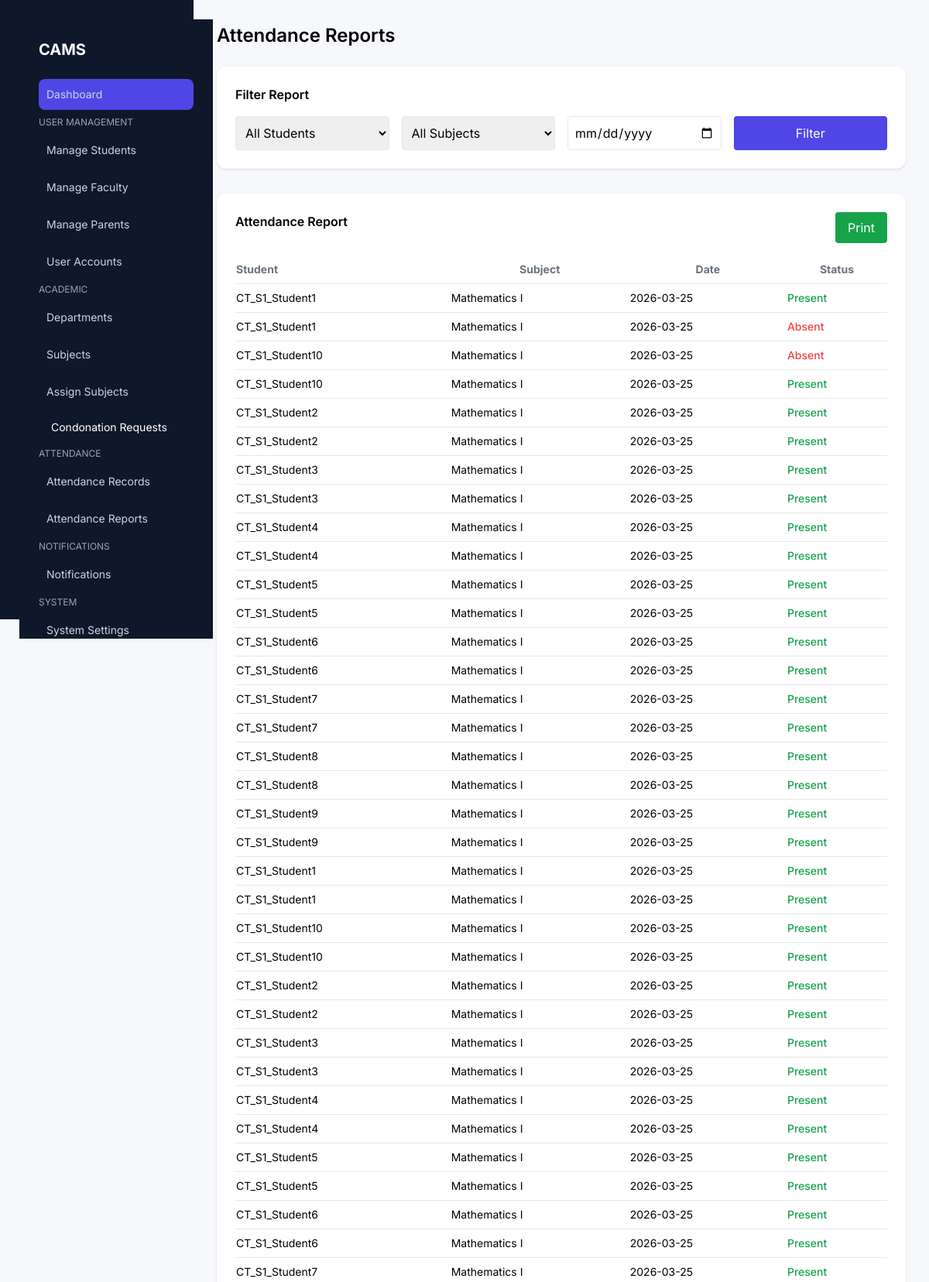
The page /admin/attendance_reports.php (upper part) on the database its author committed.
### tables this page shows
CREATE TABLE `attendance` (
  `attendance_id` int(11) NOT NULL,
  `student_id` int(11) DEFAULT NULL,
  `subject_id` int(11) DEFAULT NULL,
  `faculty_id` int(11) DEFAULT NULL,
  `date` date DEFAULT NULL,
  `status` enum('present','absent','late') DEFAULT 'present',
  `period` int(11) DEFAULT NULL
);

CREATE TABLE `students` (
  `student_id` int(11) NOT NULL,
  `user_id` int(11) DEFAULT NULL,
  `name` varchar(100) DEFAULT NULL,
  `email` varchar(100) DEFAULT NULL,
  `phone` varchar(20) DEFAULT NULL,
  `department_id` int(11) DEFAULT NULL,
  `course_id` int(11) DEFAULT NULL,
  `semester` int(11) DEFAULT NULL,
  `admission_no` varchar(50) DEFAULT NULL,
  `photo` varchar(255) DEFAULT NULL,
  `address` text DEFAULT NULL
);

CREATE TABLE `subjects` (
  `subject_id` int(11) NOT NULL,
  `subject_code` varchar(20) DEFAULT NULL,
  `subject_name` varchar(100) DEFAULT NULL,
  `department_id` int(11) DEFAULT NULL,
  `semester` int(11) DEFAULT NULL
);

### admin/attendance_reports.php (the view, shortened to what this page needs)
<?php
include "../config/db.php";
$query = "
SELECT attendance.*,
students.name AS student_name,
subjects.subject_name
FROM attendance
LEFT JOIN students
ON attendance.student_id = students.student_id
LEFT JOIN subjects
ON attendance.subject_id = subjects.subject_id
WHERE 1
";
$result = mysqli_query($conn,$query);
?>
<!DOCTYPE html>
<html>
<head>
<script src="https://cdn.tailwindcss.com"></script>
</head>
<body>
<div class="sidebar">
<?php include "layout/sidebar.php"; ?>
</div>
<div class="main">
<h2 class="text-2xl font-semibold mb-6">
Attendance Reports
</h2>
<div class="bg-white p-6 rounded-xl shadow mb-8 card">
<h3 class="font-semibold mb-4">
Filter Report
</h3>
<form method="GET" class="grid grid-cols-4 gap-4">
<select name="student" class="border p-2 rounded">
<option value="">All Students</option>
</select>
<select name="subject" class="border p-2 rounded">
<option value="">All Subjects</option>
</select>
<input
type="date"
name="date"
class="border p-2 rounded"
>
<button
class="bg-indigo-600 hover:bg-indigo-700 text-white px-4 py-2 rounded">
Filter
</button>
</form>
</div>
<div class="bg-white p-6 rounded-xl shadow card">
<div class="flex justify-between mb-4">
<h3 class="font-semibold">
Attendance Report
</h3>
<button
onclick="window.print()"
class="bg-green-600 text-white px-4 py-2 rounded">
Print
</button>
</div>
<table class="w-full text-sm">
<thead class="border-b text-gray-500">
<tr>
<th class="py-2 text-left">Student</th>
<th>Subject</th>
<th>Date</th>
<th>Status</th>
</tr>
</thead>
<tbody>
<?php while($row = mysqli_fetch_assoc($result)){ ?>
<tr class="border-b hover:bg-gray-50">
<td class="py-2">
<?php echo $row['student_name']; ?>
</td>
<td>
<?php echo $row['subject_name']; ?>
</td>
<td>
<?php echo $row['date']; ?>
</td>
<td>
<?php if(strtolower(trim($row['status']))=="present"){ ?>
<span class="text-green-600 font-medium">
Present
</span>
<?php } else { ?>
<span class="text-red-500 font-medium">
Absent
</span>
<?php } ?>
</td>
</tr>
<?php } ?>
</tbody>
</table>
</div>
</div>
</body>
</html>

### admin/attendance_reports.php (style rules this page uses)
body { font-family:'Inter',sans-serif; background:#f6f8fc; }
.main { margin-left:250px; padding:30px; }
.card { transition:0.3s; }

### admin/layout/sidebar.php (style rules this page uses)
.sidebar { width:250px; height:100vh; background:#0f172a; position:fixed; color:white; padding:25px; overflow-y:auto; }

### rows shown on the page
attendance: student.name "CT_S1_Student1", subject.subject_name "Mathematics I", date "2026-03-25", status "Present"
attendance: student.name "CT_S1_Student1", subject.subject_name "Mathematics I", date "2026-03-25", status "Absent"
attendance: student.name "CT_S1_Student10", subject.subject_name "Mathematics I", date "2026-03-25", status "Absent"
attendance: student.name "CT_S1_Student10", subject.subject_name "Mathematics I", date "2026-03-25", status "Present"
attendance: student.name "CT_S1_Student2", subject.subject_name "Mathematics I", date "2026-03-25", status "Present"
attendance: student.name "CT_S1_Student2", subject.subject_name "Mathematics I", date "2026-03-25", status "Present"
attendance: student.name "CT_S1_Student3", subject.subject_name "Mathematics I", date "2026-03-25", status "Present"
attendance: student.name "CT_S1_Student3", subject.subject_name "Mathematics I", date "2026-03-25", status "Present"
attendance: student.name "CT_S1_Student4", subject.subject_name "Mathematics I", date "2026-03-25", status "Present"
attendance: student.name "CT_S1_Student4", subject.subject_name "Mathematics I", date "2026-03-25", status "Present"
attendance: student.name "CT_S1_Student5", subject.subject_name "Mathematics I", date "2026-03-25", status "Present"
attendance: student.name "CT_S1_Student5", subject.subject_name "Mathematics I", date "2026-03-25", status "Present"
attendance: student.name "CT_S1_Student6", subject.subject_name "Mathematics I", date "2026-03-25", status "Present"
attendance: student.name "CT_S1_Student6", subject.subject_name "Mathematics I", date "2026-03-25", status "Present"
attendance: student.name "CT_S1_Student7", subject.subject_name "Mathematics I", date "2026-03-25", status "Present"
attendance: student.name "CT_S1_Student7", subject.subject_name "Mathematics I", date "2026-03-25", status "Present"
attendance: student.name "CT_S1_Student8", subject.subject_name "Mathematics I", date "2026-03-25", status "Present"
attendance: student.name "CT_S1_Student8", subject.subject_name "Mathematics I", date "2026-03-25", status "Present"
attendance: student.name "CT_S1_Student9", subject.subject_name "Mathematics I", date "2026-03-25", status "Present"
attendance: student.name "CT_S1_Student9", subject.subject_name "Mathematics I", date "2026-03-25", status "Present"
attendance: student.name "CT_S1_Student1", subject.subject_name "Mathematics I", date "2026-03-25", status "Present"
attendance: student.name "CT_S1_Student1", subject.subject_name "Mathematics I", date "2026-03-25", status "Present"
attendance: student.name "CT_S1_Student10", subject.subject_name "Mathematics I", date "2026-03-25", status "Present"
attendance: student.name "CT_S1_Student10", subject.subject_name "Mathematics I", date "2026-03-25", status "Present"
attendance: student.name "CT_S1_Student2", subject.subject_name "Mathematics I", date "2026-03-25", status "Present"
attendance: student.name "CT_S1_Student2", subject.subject_name "Mathematics I", date "2026-03-25", status "Present"
attendance: student.name "CT_S1_Student3", subject.subject_name "Mathematics I", date "2026-03-25", status "Present"
attendance: student.name "CT_S1_Student3", subject.subject_name "Mathematics I", date "2026-03-25", status "Present"
attendance: student.name "CT_S1_Student4", subject.subject_name "Mathematics I", date "2026-03-25", status "Present"
attendance: student.name "CT_S1_Student4", subject.subject_name "Mathematics I", date "2026-03-25", status "Present"
attendance: student.name "CT_S1_Student5", subject.subject_name "Mathematics I", date "2026-03-25", status "Present"
attendance: student.name "CT_S1_Student5", subject.subject_name "Mathematics I", date "2026-03-25", status "Present"
attendance: student.name "CT_S1_Student6", subject.subject_name "Mathematics I", date "2026-03-25", status "Present"
attendance: student.name "CT_S1_Student6", subject.subject_name "Mathematics I", date "2026-03-25", status "Present"
attendance: student.name "CT_S1_Student7", subject.subject_name "Mathematics I", date "2026-03-25", status "Present"
